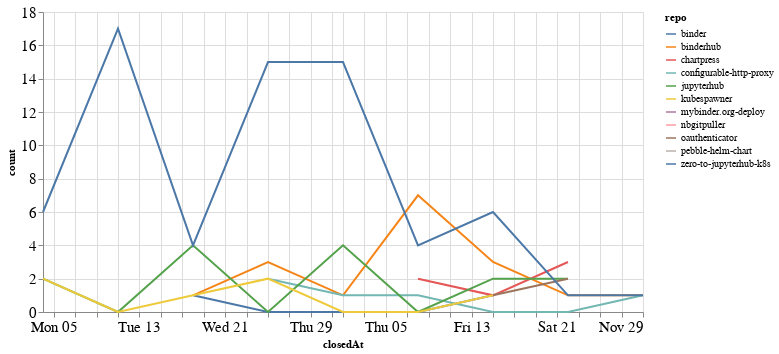

The notebook cell saved with this chart:
### Code cell
closed_by_time = closed_by.groupby('repo').resample('W', on='closedAt').count()['author'].reset_index()
closed_by_time = closed_by_time.rename(columns={'author': 'count'})

alt.Chart(closed_by_time, width=600).mark_line().encode(
    x='closedAt',
    y='count',
    color='repo',
    tooltip="repo"
)

### Figure 1 — Vega-Lite specification as saved in the notebook (floating-point values rounded to 4 significant figures)
{"config": {"axisLeft": {"labelFontSize": 15}, "axisBottom": {"labelFontSize": 15}}, "data": {"name": "data-931ae1cf2509cc8df8ba37c178c2c0d7"}, "mark": "line", "encoding": {"color": {"type": "nominal", "field": "repo"}, "tooltip": {"type": "nominal", "field": "repo"}, "x": {"type": "temporal", "field": "closedAt"}, "y": {"type": "quantitative", "field": "count"}}, "width": 600, "$schema": "https://vega.github.io/schema/vega-lite/v4.8.1.json", "datasets": {"data-931ae1cf2509cc8df8ba37c178c2c0d7": [{"repo": "binder", "closedAt": "2020-10-18T00:00:00", "count": 1}, {"repo": "binder", "closedAt": "2020-10-25T00:00:00", "count": 0}, {"repo": "binder", "closedAt": "2020-11-01T00:00:00", "count": 0}, {"repo": "binder", "closedAt": "2020-11-08T00:00:00", "count": 0}, {"repo": "binder", "closedAt": "2020-11-15T00:00:00", "count": 1}, {"repo": "binderhub", "closedAt": "2020-10-18T00:00:00", "count": 1}, {"repo": "binderhub", "closedAt": "2020-10-25T00:00:00", "count": 3}, {"repo": "binderhub", "closedAt": "2020-11-01T00:00:00", "count": 1}, {"repo": "binderhub", "closedAt": "2020-11-08T00:00:00", "count": 7}, {"repo": "binderhub", "closedAt": "2020-11-15T00:00:00", "count": 3}, {"repo": "binderhub", "closedAt": "2020-11-22T00:00:00", "count": 1}, {"repo": "binderhub", "closedAt": "2020-11-29T00:00:00", "count": 1}, {"repo": "chartpress", "closedAt": "2020-11-08T00:00:00", "count": 2}, {"repo": "chartpress", "closedAt": "2020-11-15T00:00:00", "count": 1}, {"repo": "chartpress", "closedAt": "2020-11-22T00:00:00", "count": 3}, {"repo": "configurable-http-proxy", "closedAt": "2020-10-25T00:00:00", "count": 2}, {"repo": "configurable-http-proxy", "closedAt": "2020-11-01T00:00:00", "count": 1}, {"repo": "configurable-http-proxy", "closedAt": "2020-11-08T00:00:00", "count": 1}, {"repo": "configurable-http-proxy", "closedAt": "2020-11-15T00:00:00", "count": 0}, {"repo": "configurable-http-proxy", "closedAt": "2020-11-22T00:00:00", "count": 0}, {"repo": "configurable-http-proxy", "closedAt": "2020-11-29T00:00:00", "count": 1}, {"repo": "jupyterhub", "closedAt": "2020-10-04T00:00:00", "count": 2}, {"repo": "jupyterhub", "closedAt": "2020-10-11T00:00:00", "count": 0}, {"repo": "jupyterhub", "closedAt": "2020-10-18T00:00:00", "count": 4}, {"repo": "jupyterhub", "closedAt": "2020-10-25T00:00:00", "count": 0}, {"repo": "jupyterhub", "closedAt": "2020-11-01T00:00:00", "count": 4}, {"repo": "jupyterhub", "closedAt": "2020-11-08T00:00:00", "count": 0}, {"repo": "jupyterhub", "closedAt": "2020-11-15T00:00:00", "count": 2}, {"repo": "jupyterhub", "closedAt": "2020-11-22T00:00:00", "count": 2}, {"repo": "kubespawner", "closedAt": "2020-10-04T00:00:00", "count": 2}, {"repo": "kubespawner", "closedAt": "2020-10-11T00:00:00", "count": 0}, {"repo": "kubespawner", "closedAt": "2020-10-18T00:00:00", "count": 1}, {"repo": "kubespawner", "closedAt": "2020-10-25T00:00:00", "count": 2}, {"repo": "kubespawner", "closedAt": "2020-11-01T00:00:00", "count": 0}, {"repo": "kubespawner", "closedAt": "2020-11-08T00:00:00", "count": 0}, {"repo": "kubespawner", "closedAt": "2020-11-15T00:00:00", "count": 1}, {"repo": "mybinder.org-deploy", "closedAt": "2020-11-01T00:00:00", "count": 1}, {"repo": "nbgitpuller", "closedAt": "2020-10-04T00:00:00", "count": 2}, {"repo": "oauthenticator", "closedAt": "2020-11-15T00:00:00", "count": 1}, {"repo": "oauthenticator", "closedAt": "2020-11-22T00:00:00", "count": 2}, {"repo": "pebble-helm-chart", "closedAt": "2020-11-08T00:00:00", "count": 1}, {"repo": "zero-to-jupyterhub-k8s", "closedAt": "2020-10-04T00:00:00", "count": 6}, {"repo": "zero-to-jupyterhub-k8s", "closedAt": "2020-10-11T00:00:00", "count": 17}, {"repo": "zero-to-jupyterhub-k8s", "closedAt": "2020-10-18T00:00:00", "count": 4}, {"repo": "zero-to-jupyterhub-k8s", "closedAt": "2020-10-25T00:00:00", "count": 15}, {"repo": "zero-to-jupyterhub-k8s", "closedAt": "2020-11-01T00:00:00", "count": 15}, {"repo": "zero-to-jupyterhub-k8s", "closedAt": "2020-11-08T00:00:00", "count": 4}, {"repo": "zero-to-jupyterhub-k8s", "closedAt": "2020-11-15T00:00:00", "count": 6}, {"repo": "zero-to-jupyterhub-k8s", "closedAt": "2020-11-22T00:00:00", "count": 1}, {"repo": "zero-to-jupyterhub-k8s", "closedAt": "2020-11-29T00:00:00", "count": 1}]}}
